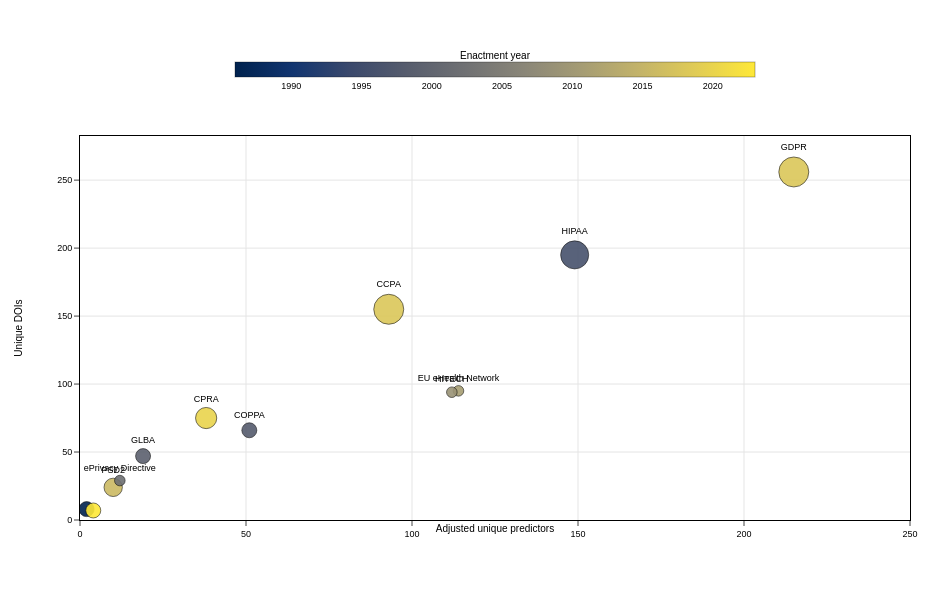

The notebook cell saved with this chart:
### Markdown cell above
### Figure 8
Adjusted distinct predictors versus raw unique DOIs per regulation. Point size shows RDC diversity. The x-axis is audit-adjusted using S. The y-axis reports raw unique-paper counts and is not scaled. Color encodes reference year (Er).

### Code cell
use_cfg("fig8")
# ==============================
# Data checks and prep
# ==============================
req = {"confidence", "reg_id", "feature_clean", "doi_clean", "attribute_class"}
missing = req - set(merged_df.columns)
assert not missing, f"Missing required columns: {sorted(missing)}"

f8 = merged_df.loc[merged_df["confidence"] == "High"].copy()

# Enactment-year mapping
_RELEASE = globals().get("release_years", globals().get("ENACT_YEARS", None))
assert isinstance(_RELEASE, dict) and len(_RELEASE) > 0, \
    "Define 'release_years' (or ENACT_YEARS) as a dict mapping reg_id -> enactment year."

# Aggregate
stats = (
    f8.groupby("reg_id")
      .agg(
          unique_features=("feature_clean", lambda x: len(set(x))),
          unique_dois=("doi_clean",     lambda x: len(set(x))),
          unique_attribute_classes=("attribute_class", "nunique")
      )
      .reset_index()
)

# Purity-adjusted axes; diversity unadjusted
stats = stats.assign(
    adj_unique_features=lambda d: (d["unique_features"] * GLOBAL_RATE).round().astype(int),
    enactment_year=lambda d: d["reg_id"].map(_RELEASE)
)

# Label only top-K by adjusted DOIs then features
TOP_LABELS = 10
label_regs = (
    stats.sort_values(["unique_dois", "adj_unique_features"], ascending=False)
         .head(TOP_LABELS)["reg_id"].tolist()
)
stats["label"] = np.where(stats["reg_id"].isin(label_regs), stats["reg_id"], "")

# Area-based sizing
smax = max(1, stats["unique_attribute_classes"].max())
sizeref = 2.0 * smax / (30.0 ** 2)  # for marker_sizemode="area" with size_max=30

print(f"Points: {len(stats)} regs; size range up to {smax} RDC categories")

# ==============================
# Figure — scatter with horizontal colorbar (year), y=x reference
# ==============================
fig8 = px.scatter(
    stats,
    x="adj_unique_features",
    y="unique_dois",
    size="unique_attribute_classes",
    color="enactment_year",
    hover_name="reg_id",
    text="label",
    labels={
        "adj_unique_features": "Adjusted unique predictors",
        "unique_dois": "Unique DOIs",
        "unique_attribute_classes": "RDC diversity",
        "enactment_year": "Enactment year"
    },
    size_max=30,
    color_continuous_scale=COLORMAP,
)

fig8.update_traces(
    mode="markers+text",
    textposition="top center",
    textfont=dict(size=9, color="black"),
    marker=dict(opacity=0.9, line=dict(color="black", width=BAR_OUTLINE_W)),
    marker_sizemode="area",
    marker_sizeref=sizeref,
    cliponaxis=True
)

# Axes
fig8.update_xaxes(
    title=dict(text="Adjusted unique predictors", font=dict(size=10, color="black")),
    range=[0, X_CAP],
    autorange=False,
    tickformat=",d",
    separatethousands=True,
    showgrid=True, gridcolor="#e5e5e5",
    zeroline=False,
    showline=True, linecolor="black", linewidth=1, mirror=True,
    ticks="outside",
    tickfont=dict(size=9, color="black"),
)
fig8.update_yaxes(
    title=dict(text="Unique DOIs", font=dict(size=10, color="black")),
    rangemode="tozero",
    tickformat=",d",
    separatethousands=True,
    showgrid=True, gridcolor="#e5e5e5",
    zeroline=False,
    showline=True, linecolor="black", linewidth=1, mirror=True,
    ticks="outside",
    tickfont=dict(size=9, color="black"),
)

# Layout and colorbar (match Fig 5 top-horizontal bar)
fig8.update_layout(
    width=BASE_WIDTH_PX,
    height=HEIGHT_PX,
    font=dict(family="Arial, sans-serif", size=10, color="black"),
    paper_bgcolor="white",
    plot_bgcolor="white",
    margin=dict(l=80, r=40, t=100, b=80),
    showlegend=False,
    template=None,
    coloraxis_colorbar=dict(
        title=dict(text="Enactment year", font=dict(size=10, color="black"), side="top"),
        orientation="h",
        x=0.5, xanchor="center",
        y=1.10, yanchor="bottom",
        len=0.65,
        thickness=15,
        bgcolor="white",
        outlinecolor="rgba(0,0,0,0.3)",
        outlinewidth=1,
        tickfont=dict(size=9, color="black"),
    ),
)

# High-quality export config
config = {
    "toImageButtonOptions": {
        "format": "png",
        "filename": "fig8",
        "height": HEIGHT_PX,
        "width": BASE_WIDTH_PX,
        "scale": EXPORT_SCALE,
    },
    "displayModeBar": True,
    "displaylogo": False,
    "modeBarButtonsToRemove": ["pan2d", "lasso2d", "select2d", "zoom2d"],
}

fig8.show(config=config)

print("="*70)
print("Figure 8 Configuration:")
print(f"  Dimensions: {BASE_WIDTH_PX}×{HEIGHT_PX} px")
print(f"  Export size: {BASE_WIDTH_PX*EXPORT_SCALE}×{HEIGHT_PX*EXPORT_SCALE} px (300 DPI)")
print("  Colorbar: horizontal on top (Cividis). Labels for top-10 by adjusted DOIs/features.")
print("="*70)

try:
    fig8.write_image("fig8.png", format="png",
                     width=BASE_WIDTH_PX, height=HEIGHT_PX, scale=EXPORT_SCALE)
    print("✓ Auto-exported fig8.png")
except Exception:
    print("ℹ Use the camera button to download at 300 DPI")

### Figure 1 — Plotly figure (JSON) as saved in the notebook; plotly's stock layout.template omitted (floating-point values rounded to 4 significant figures)
{"data": [{"cliponaxis": true, "hovertemplate": "<b>%{hovertext}</b><br><br>Adjusted unique predictors=%{x}<br>Unique DOIs=%{y}<br>RDC diversity=%{marker.size}<br>label=%{text}<br>Enactment year=%{marker.color}<extra></extra>", "hovertext": ["CCPA", "COPPA", "CPRA", "ECPA", "EU eHealth Network", "GDPR", "GLBA", "HIPAA", "HITECH", "NIS2", "PSD2", "ePrivacy Directive"], "legendgroup": "", "marker": {"color": [2018, 1998, 2020, 1986, 2011, 2018, 1999, 1996, 2009, 2023, 2016, 2002], "coloraxis": "coloraxis", "line": {"color": "black", "width": 0.6}, "opacity": 0.9, "size": [8, 2, 4, 2, 1, 8, 2, 7, 1, 2, 3, 1], "sizemode": "area", "sizeref": 0.01778, "symbol": "circle"}, "mode": "markers+text", "name": "", "orientation": "v", "showlegend": false, "text": ["CCPA", "COPPA", "CPRA", "", "EU eHealth Network", "GDPR", "GLBA", "HIPAA", "HITECH", "", "PSD2", "ePrivacy Directive"], "textfont": {"color": "black", "size": 9}, "textposition": "top center", "type": "scatter", "x": [93, 51, 38, 2, 114, 215, 19, 149, 112, 4, 10, 12], "xaxis": "x", "y": [155, 66, 75, 8, 95, 256, 47, 195, 94, 7, 24, 29], "yaxis": "y"}], "layout": {"coloraxis": {"colorbar": {"bgcolor": "white", "len": 0.65, "orientation": "h", "outlinecolor": "rgba(0,0,0,0.3)", "outlinewidth": 1, "thickness": 15, "tickfont": {"color": "black", "size": 9}, "title": {"font": {"color": "black", "size": 10}, "side": "top", "text": "Enactment year"}, "x": 0.5, "xanchor": "center", "y": 1.1, "yanchor": "bottom"}, "colorscale": [[0.0, "#00224e"], [0.1111, "#123570"], [0.2222, "#3b496c"], [0.3333, "#575d6d"], [0.4444, "#707173"], [0.5556, "#8a8678"], [0.6667, "#a59c74"], [0.7778, "#c3b369"], [0.8889, "#e1cc55"], [1.0, "#fee838"]]}, "font": {"color": "black", "family": "Arial, sans-serif", "size": 10}, "height": 600, "legend": {"itemsizing": "constant", "tracegroupgap": 0}, "margin": {"b": 80, "l": 80, "r": 40, "t": 100}, "paper_bgcolor": "white", "plot_bgcolor": "white", "showlegend": false, "width": 950, "xaxis": {"anchor": "y", "autorange": false, "domain": [0.0, 1.0], "gridcolor": "#e5e5e5", "linecolor": "black", "linewidth": 1, "mirror": true, "range": [0, 250], "separatethousands": true, "showgrid": true, "showline": true, "tickfont": {"color": "black", "size": 9}, "tickformat": ",d", "ticks": "outside", "title": {"font": {"color": "black", "size": 10}, "text": "Adjusted unique predictors"}, "zeroline": false}, "yaxis": {"anchor": "x", "domain": [0.0, 1.0], "gridcolor": "#e5e5e5", "linecolor": "black", "linewidth": 1, "mirror": true, "rangemode": "tozero", "separatethousands": true, "showgrid": true, "showline": true, "tickfont": {"color": "black", "size": 9}, "tickformat": ",d", "ticks": "outside", "title": {"font": {"color": "black", "size": 10}, "text": "Unique DOIs"}, "zeroline": false}}}
